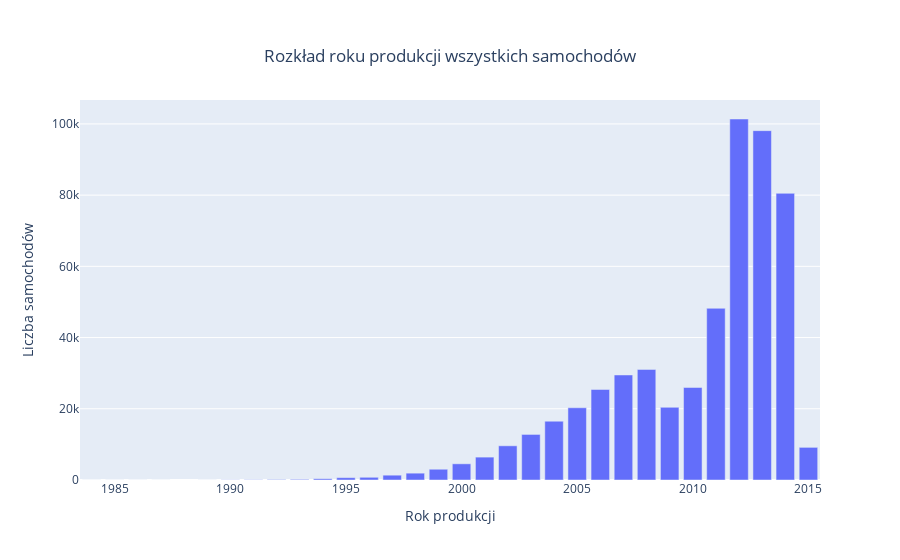

This figure's notebook cell:
### Code cell
#Distribution of year production all cars
YEAR = df['year'].value_counts()
fig = px.bar(YEAR, 
             title="Rozkład lat produkcji wszystkich samochodów",
             labels={'index': 'Rok produkcji', 'value': 'Liczba samochodów'})

fig.update_layout(
    xaxis_title="Rok produkcji",
    yaxis_title="Liczba samochodów",
    title={
        'text': "Rozkład roku produkcji wszystkich samochodów",
        'x':0.5,
        'xanchor': 'center',
        'yanchor': 'top'
    },
    showlegend=False
)
fig.show()

### Figure 1 — Plotly figure (JSON) as saved in the notebook; plotly's stock layout.template omitted (floating-point values rounded to 4 significant figures)
{"data": [{"alignmentgroup": "True", "hovertemplate": "variable=count<br>year=%{x}<br>Liczba samochodów=%{y}<extra></extra>", "legendgroup": "count", "marker": {"color": "#636efa", "pattern": {"shape": ""}}, "name": "count", "offsetgroup": "count", "orientation": "v", "showlegend": true, "textposition": "auto", "type": "bar", "x": [2012, 2013, 2014, 2011, 2008, 2007, 2010, 2006, 2009, 2005, 2004, 2003, 2002, 2015, 2001, 2000, 1999, 1998, 1997, 1996, 1995, 1994, 1993, 1992, 1991, 1990, 1989, 1986, 1985, 1984, 1987], "xaxis": "x", "y": [101378, 98106, 80501, 48216, 31055, 29495, 25986, 25421, 20411, 20280, 16516, 12796, 9604, 9170, 6428, 4546, 3021, 1920, 1354, 762, 654, 358, 177, 123, 65, 45, 6, 2, 2, 1, 1], "yaxis": "y"}], "layout": {"barmode": "relative", "legend": {"title": {"text": "variable"}, "tracegroupgap": 0}, "showlegend": false, "title": {"text": "Rozkład roku produkcji wszystkich samochodów", "x": 0.5, "xanchor": "center", "yanchor": "top"}, "xaxis": {"anchor": "y", "domain": [0, 1], "title": {"text": "Rok produkcji"}}, "yaxis": {"anchor": "x", "domain": [0, 1], "title": {"text": "Liczba samochodów"}}}}
